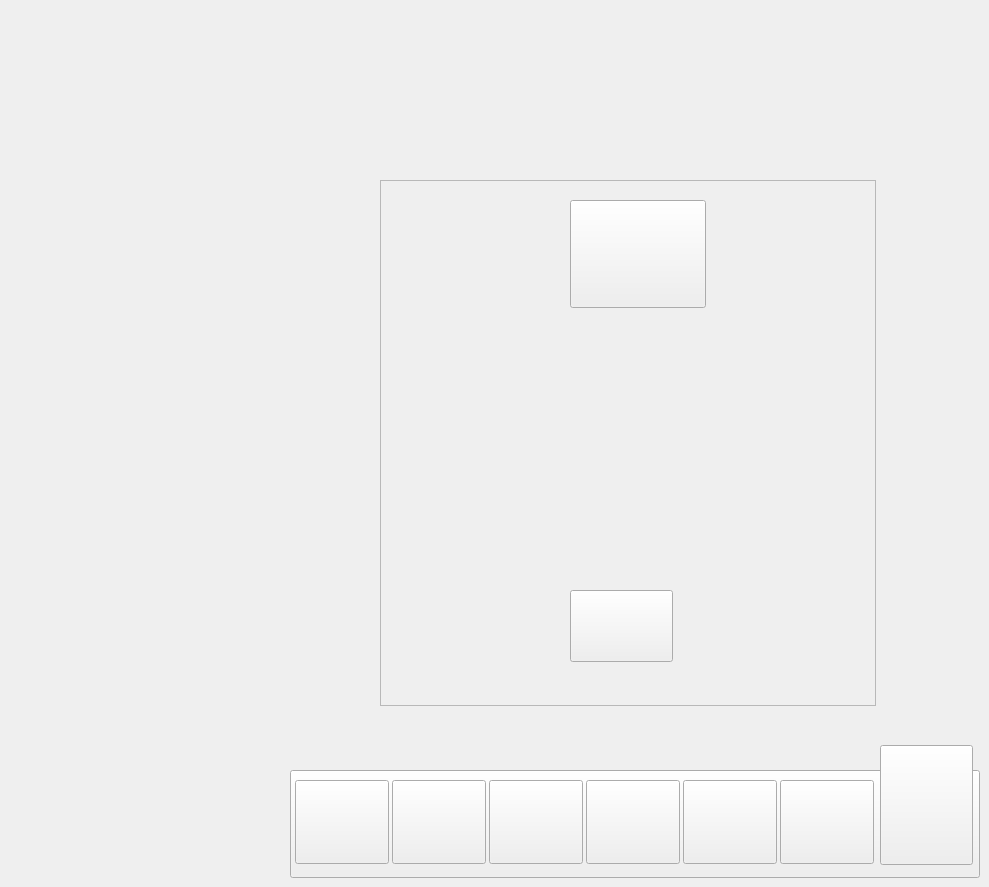
     <widget class="QWidget" name="NULL_16">
      <property name="styleSheet">
       <string>#comboBox_2{
border-image: url(:/PNG/PNG/Asset00 2.png);
font-size : 18px;
padding-left : 20px;
}

#comboBox_2::drop-down{
border-image: url(:/resource/Image/Asset 2.png);
     width: 30px;
     border-width: 1px;
border-top-width: 0;
}</string>
      </property>
      <widget class="QFrame" name="frame_4">
       <property name="geometry">
        <rect>
         <x>380</x>
         <y>180</y>
         <width>496</width>
         <height>526</height>
        </rect>
       </property>
       <property name="styleSheet">
        <string notr="true">#frame_4
{
border-image: url(:/PNG/Asset 00001.png);
}</string>
       </property>
       <property name="frameShape">
        <enum>QFrame::Shape::StyledPanel</enum>
       </property>
       <property name="frameShadow">
        <enum>QFrame::Shadow::Raised</enum>
       </property>
       <widget class="QPushButton" name="Next_SS08">
        <property name="geometry">
         <rect>
          <x>190</x>
          <y>410</y>
          <width>103</width>
          <height>72</height>
         </rect>
        </property>
        <property name="styleSheet">
         <string notr="true">border-image: url(:/PNG/Asset 20.png);</string>
        </property>
        <property name="text">
         <string/>
        </property>
       </widget>
       <widget class="QPushButton" name="FL1_SS08">
        <property name="geometry">
         <rect>
          <x>190</x>
          <y>20</y>
          <width>136</width>
          <height>108</height>
         </rect>
        </property>
        <property name="styleSheet">
         <string notr="true">border-image: url(:/PNG/Asset 222.png);</string>
        </property>
        <property name="text">
         <string/>
        </property>
       </widget>
      </widget>
      <widget class="QPushButton" name="RS_SS08">
       <property name="geometry">
        <rect>
         <x>489</x>
         <y>780</y>
         <width>94</width>
         <height>84</height>
        </rect>
       </property>
       <property name="styleSheet">
        <string notr="true">border-image: url(:/PNG/Asset 9.png);</string>
       </property>
       <property name="text">
        <string/>
       </property>
      </widget>
      <widget class="QPushButton" name="OS_SS08">
       <property name="geometry">
        <rect>
         <x>295</x>
         <y>780</y>
         <width>94</width>
         <height>84</height>
        </rect>
       </property>
       <property name="styleSheet">
        <string notr="true">border-image: url(:/PNG/Asset 7.png);</string>
       </property>
       <property name="text">
        <string/>
       </property>
      </widget>
      <widget class="QPushButton" name="SolidBG_24">
       <property name="geometry">
        <rect>
         <x>290</x>
         <y>770</y>
         <width>690</width>
         <height>108</height>
        </rect>
       </property>
       <property name="styleSheet">
        <string notr="true">border-image: url(:/PNG/Asset 2.png);</string>
       </property>
       <property name="text">
        <string/>
       </property>
      </widget>
      <widget class="QPushButton" name="SS_SS08">
       <property name="geometry">
        <rect>
         <x>880</x>
         <y>745</y>
         <width>93</width>
         <height>120</height>
        </rect>
       </property>
       <property name="styleSheet">
        <string notr="true">border-image: url(:/PNG/Asset 111.png);</string>
       </property>
       <property name="text">
        <string/>
       </property>
      </widget>
      <widget class="QPushButton" name="DS_SS08">
       <property name="geometry">
        <rect>
         <x>392</x>
         <y>780</y>
         <width>94</width>
         <height>84</height>
        </rect>
       </property>
       <property name="styleSheet">
        <string notr="true">border-image: url(:/PNG/Asset 8.png);</string>
       </property>
       <property name="text">
        <string/>
       </property>
      </widget>
      <widget class="QPushButton" name="ES_SS08">
       <property name="geometry">
        <rect>
         <x>780</x>
         <y>780</y>
         <width>94</width>
         <height>84</height>
        </rect>
       </property>
       <property name="styleSheet">
        <string notr="true">border-image: url(:/PNG/Asset 12.png);</string>
       </property>
       <property name="text">
        <string/>
       </property>
      </widget>
      <widget class="QPushButton" name="M_SS08">
       <property name="geometry">
        <rect>
         <x>586</x>
         <y>780</y>
         <width>94</width>
         <height>84</height>
        </rect>
       </property>
       <property name="styleSheet">
        <string notr="true">border-image: url(:/PNG/Asset 10.png);</string>
       </property>
       <property name="text">
        <string/>
       </property>
      </widget>
      <widget class="QPushButton" name="NS_SS08">
       <property name="geometry">
        <rect>
         <x>683</x>
         <y>780</y>
         <width>94</width>
         <height>84</height>
        </rect>
       </property>
       <property name="styleSheet">
        <string notr="true">border-image: url(:/PNG/Asset 11.png);</string>
       </property>
       <property name="text">
        <string/>
       </property>
      </widget>
      <zorder>SolidBG_24</zorder>
      <zorder>frame_4</zorder>
      <zorder>RS_SS08</zorder>
      <zorder>OS_SS08</zorder>
      <zorder>SS_SS08</zorder>
      <zorder>DS_SS08</zorder>
      <zorder>ES_SS08</zorder>
      <zorder>M_SS08</zorder>
      <zorder>NS_SS08</zorder>
     </widget>
